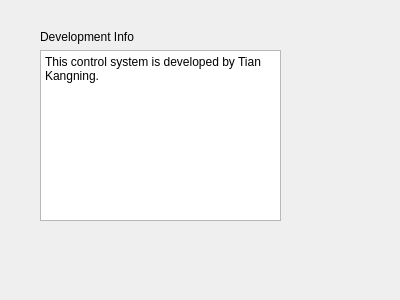
<?xml version="1.0" encoding="UTF-8"?>
<ui version="4.0">
 <class>Dialog</class>
 <widget class="QDialog" name="Dialog">
  <property name="geometry">
   <rect>
    <x>0</x>
    <y>0</y>
    <width>400</width>
    <height>300</height>
   </rect>
  </property>
  <property name="windowTitle">
   <string>Dialog</string>
  </property>
  <widget class="QWidget" name="verticalLayoutWidget">
   <property name="geometry">
    <rect>
     <x>40</x>
     <y>30</y>
     <width>241</width>
     <height>191</height>
    </rect>
   </property>
   <layout class="QVBoxLayout" name="verticalLayout">
    <item>
     <widget class="QLabel" name="label">
      <property name="text">
       <string>Development Info</string>
      </property>
     </widget>
    </item>
    <item>
     <widget class="QTextBrowser" name="textBrowser">
      <property name="html">
       <string>&lt;!DOCTYPE HTML PUBLIC &quot;-//W3C//DTD HTML 4.0//EN&quot; &quot;http://www.w3.org/TR/REC-html40/strict.dtd&quot;&gt;
&lt;html&gt;&lt;head&gt;&lt;meta name=&quot;qrichtext&quot; content=&quot;1&quot; /&gt;&lt;style type=&quot;text/css&quot;&gt;
p, li { white-space: pre-wrap; }
&lt;/style&gt;&lt;/head&gt;&lt;body style=&quot; font-family:'Sans Serif'; font-size:9pt; font-weight:400; font-style:normal;&quot;&gt;
&lt;p style=&quot; margin-top:0px; margin-bottom:0px; margin-left:0px; margin-right:0px; -qt-block-indent:0; text-indent:0px;&quot;&gt;This control system is developed by Tian Kangning.&lt;/p&gt;&lt;/body&gt;&lt;/html&gt;</string>
      </property>
     </widget>
    </item>
   </layout>
  </widget>
 </widget>
 <resources/>
 <connections/>
</ui>
